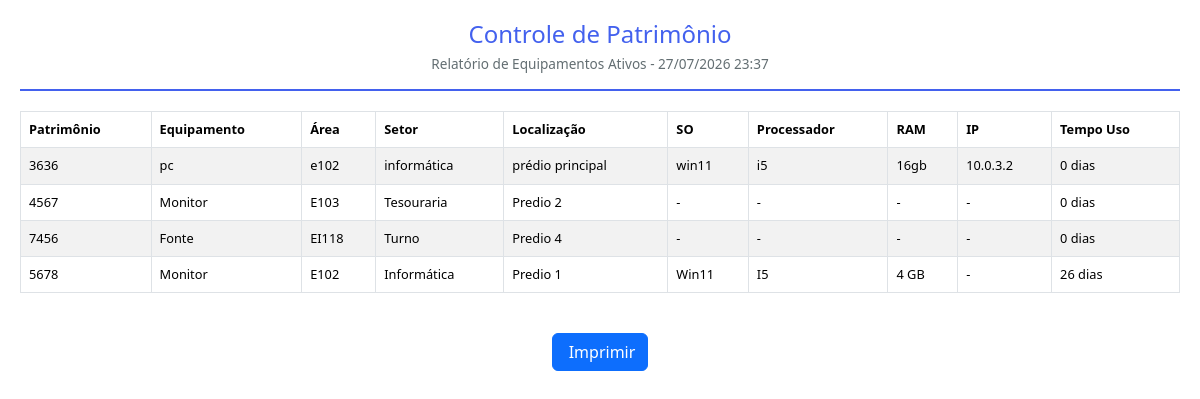
Before: /impressao (signed in) with the older database file.
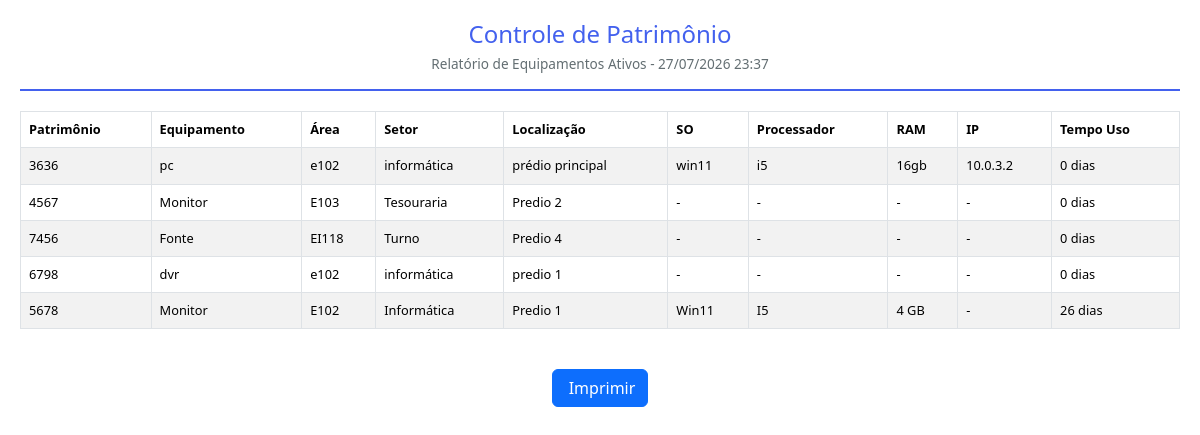
After: the same page with the newer database file.
### app/models/models.py (models this page shows, shortened)
class Configuracao(db.Model):
    __tablename__ = 'configuracoes'
    id = db.Column(db.Integer, primary_key=True)
    nome_empresa = db.Column(db.String(200), default='Controle de Patrimônio')
    logo = db.Column(db.String(200), nullable=True)
    dias_lembrete_manutencao = db.Column(db.String(50), default='30,15,7,1')
    tema = db.Column(db.String(20), default='claro')
    data_atualizacao = db.Column(db.DateTime, default=datetime.now, onupdate=datetime.now)

class Equipamento(db.Model):
    __tablename__ = 'equipamentos'
    id = db.Column(db.Integer, primary_key=True)
    patrimonio = db.Column(db.String(50))
    data_inclusao = db.Column(db.Date, default=date.today)
    baixado = db.Column(db.Boolean, default=False)
    data_baixa = db.Column(db.Date, nullable=True)
    equipamento = db.Column(db.String(100))
    area_patrimonial = db.Column(db.String(100))
    setor = db.Column(db.String(100))
    localizacao = db.Column(db.String(100))
    especificacao = db.Column(db.Text)
    ultima_manutencao = db.Column(db.Date, nullable=True)
    proxima_manutencao = db.Column(db.Date, nullable=True)
    sistema_operacional = db.Column(db.String(100))
    placa_mae = db.Column(db.String(100))
    processador = db.Column(db.String(100))
    memoria_ram = db.Column(db.String(50))
    armazenamento = db.Column(db.String(100))
    ip = db.Column(db.String(50))
    usuario_id = db.Column(db.Integer, db.ForeignKey('usuarios.id'), nullable=False)
    data_criacao = db.Column(db.DateTime, default=datetime.now)
    data_atualizacao = db.Column(db.DateTime, default=datetime.now, onupdate=datetime.now)
    observacoes = db.relationship('Observacao', backref='equipamento', lazy=True, cascade='all, delete-orphan')
    @property
    def tempo_uso(self):
        if self.baixado and self.data_baixa:
            end_date = self.data_baixa
        else:
            end_date = date.today()
        if not self.data_inclusao:
            return {'anos': 0, 'meses': 0, 'dias': 0}
        delta = end_date - self.data_inclusao
        anos = delta.days // 365
        meses = (delta.days % 365) // 30
        dias = (delta.days % 365) % 30
        return {'anos': anos, 'meses': meses, 'dias': dias, 'total_dias': delta.days}
    @property
    def tempo_uso_formatado(self):
        t = self.tempo_uso
        partes = []
        if t['anos'] > 0:
            partes.append(f"{t['anos']} ano{'s' if t['anos'] > 1 else ''}")
        if t['meses'] > 0:
            partes.append(f"{t['meses']} mes{'es' if t['meses'] > 1 else ''}")
        if t['dias'] > 0:
            partes.append(f"{t['dias']} dia{'s' if t['dias'] > 1 else ''}")
        return ', '.join(partes) if partes else '0 dias'

### app/routes/main.py (the view)
@bp.route('/impressao')
@login_required
def impressao():
    equipamentos = Equipamento.query.filter_by(baixado=False).order_by(Equipamento.data_inclusao.desc()).all()
    config = Configuracao.query.first()
    return render_template('impressao.html', equipamentos=equipamentos, config=config, data_impressao=datetime.now())

### app/__init__.py (called while the page is built)
def create_app():
    app = Flask(__name__)
    app.config.from_object(Config)
    db.init_app(app)
    login_manager.init_app(app)
    login_manager.login_view = 'auth.login'
    login_manager.login_message = 'Por favor, faça login para acessar esta página.'
    login_manager.login_message_category = 'warning'
    with app.app_context():
        from app.routes import auth, main, api, admin
        app.register_blueprint(auth.bp)
        app.register_blueprint(main.bp)
        app.register_blueprint(api.bp, url_prefix='/api')
        app.register_blueprint(admin.bp, url_prefix='/admin')
        db.create_all()
        criar_admin_padrao()
        criar_config_padrao()
    @app.context_processor
    def inject_date():
        from datetime import date
        return dict(date=date)
    return app

### app/routes/auth.py (called while the page is built)
@login_manager.user_loader
def load_user(user_id):
    return Usuario.query.get(int(user_id))

### app/templates/impressao.html (shortened to what this page needs)
<!DOCTYPE html>
<html lang="pt-BR">
<head>
    <link href="https://cdn.jsdelivr.net/npm/bootstrap@5.3.2/dist/css/bootstrap.min.css" rel="stylesheet">
</head>
<body>
    <div class="header">
        <h2>{{ config.nome_empresa }}</h2>
        <p>Relatório de Equipamentos Ativos - {{ data_impressao.strftime('%d/%m/%Y %H:%M') }}</p>
    </div>
    <div class="table-responsive">
        <table class="table table-bordered table-striped">
            <thead>
                <tr>
                    <th>Patrimônio</th>
                    <th>Equipamento</th>
                    <th>Área</th>
                    <th>Setor</th>
                    <th>Localização</th>
                    <th>SO</th>
                    <th>Processador</th>
                    <th>RAM</th>
                    <th>IP</th>
                    <th>Tempo Uso</th>
                </tr>
            </thead>
            <tbody>
                {% for eq in equipamentos %}
                <tr>
                    <td>{{ eq.patrimonio or '-' }}</td>
                    <td>{{ eq.equipamento or '-' }}</td>
                    <td>{{ eq.area_patrimonial or '-' }}</td>
                    <td>{{ eq.setor or '-' }}</td>
                    <td>{{ eq.localizacao or '-' }}</td>
                    <td>{{ eq.sistema_operacional or '-' }}</td>
                    <td>{{ eq.processador or '-' }}</td>
                    <td>{{ eq.memoria_ram or '-' }}</td>
                    <td>{{ eq.ip or '-' }}</td>
                    <td>{{ eq.tempo_uso_formatado }}</td>
                </tr>
                {% endfor %}
            </tbody>
        </table>
    </div>
    <div class="no-print text-center mt-4">
        <button onclick="window.print()" class="btn btn-primary">Imprimir</button>
    </div>
</body>
</html>

### app/templates/impressao.html (style rules this page uses)
body { font-family: 'Segoe UI', sans-serif; padding: 20px; }
.header { text-align: center; margin-bottom: 20px; border-bottom: 2px solid #4361ee; padding-bottom: 15px; }
.header h2 { color: #4361ee; margin: 0; font-size: 1.5rem; }
.header p { color: #636e72; margin: 5px 0 0; font-size: 0.85rem; }
table { font-size: 0.8rem; }
th { background: #4361ee; color: white; }
td { word-break: break-word; }

Changed rows visible on the page:
added Equipamento: patrimonio "6798", equipamento "dvr", area_patrimonial "e102", setor "informática", localizacao "predio 1", sistema_operacional "-", processador "-", memoria_ram "-", ip "-", tempo_uso_formatado "0 dias"
